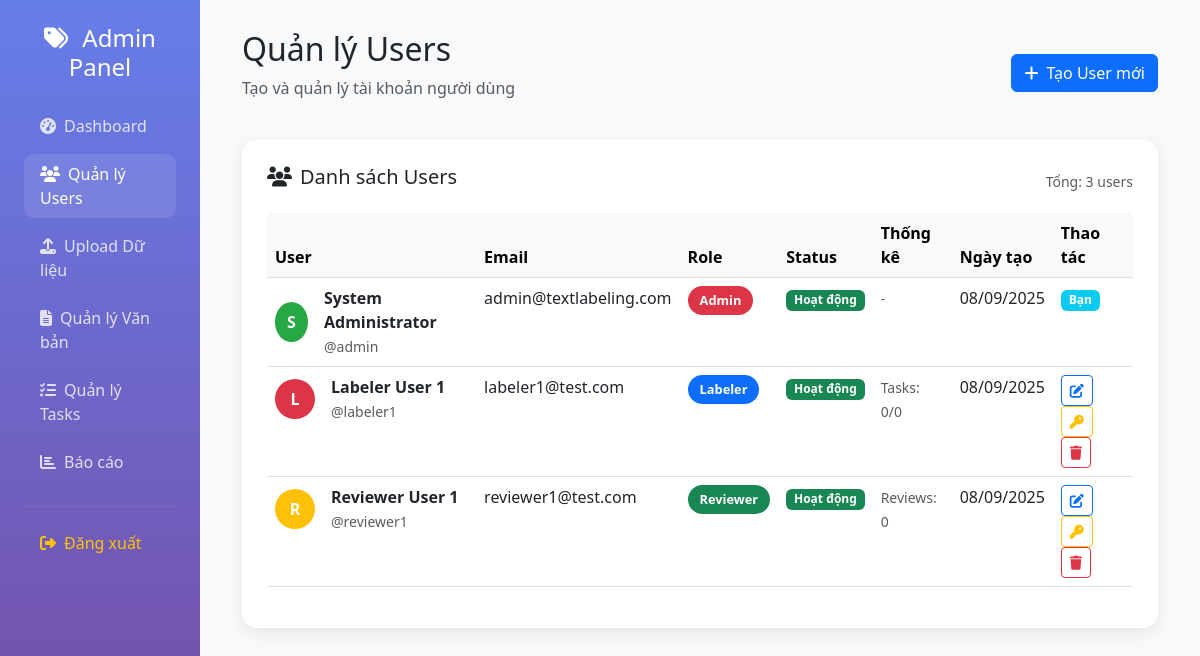
The page /admin/users.php (signed in) on the database its author committed.
### tables this page shows
CREATE TABLE IF NOT EXISTS users (
    id INT PRIMARY KEY AUTO_INCREMENT,
    username VARCHAR(50) UNIQUE NOT NULL,
    password VARCHAR(255) NOT NULL,
    email VARCHAR(100) UNIQUE NOT NULL,
    full_name VARCHAR(100) NOT NULL,
    role ENUM('admin', 'labeler', 'reviewer') NOT NULL,
    status ENUM('active', 'inactive') DEFAULT 'active',
    created_at TIMESTAMP DEFAULT CURRENT_TIMESTAMP,
    updated_at TIMESTAMP DEFAULT CURRENT_TIMESTAMP ON UPDATE CURRENT_TIMESTAMP
);

### admin/users.php (the view, shortened to what this page needs)
<?php
$database = new Database();
$db = $database->getConnection();
$query = "SELECT u.*,
    COALESCE(task_stats.total_tasks, 0) as total_tasks,
    COALESCE(task_stats.completed_tasks, 0) as completed_tasks,
    COALESCE(review_stats.total_reviews, 0) as total_reviews
FROM users u
LEFT JOIN (
    SELECT assigned_to,
           COUNT(*) as total_tasks,
           SUM(CASE WHEN status = 'completed' THEN 1 ELSE 0 END) as completed_tasks
    FROM labeling_tasks
    GROUP BY assigned_to
) task_stats ON u.id = task_stats.assigned_to
LEFT JOIN (
    SELECT reviewer_id, COUNT(*) as total_reviews
    FROM reviews
    GROUP BY reviewer_id
) review_stats ON u.id = review_stats.reviewer_id
ORDER BY u.created_at DESC";
$stmt = $db->prepare($query);
$stmt->execute();
$users = $stmt->fetchAll(PDO::FETCH_ASSOC);
?>
<!DOCTYPE html>
<html lang="vi">
<head>
    <link href="https://cdnjs.cloudflare.com/ajax/libs/bootstrap/5.3.0/css/bootstrap.min.css" rel="stylesheet">
    <link href="https://cdnjs.cloudflare.com/ajax/libs/font-awesome/6.4.0/css/all.min.css" rel="stylesheet">
</head>
<body>
    <div class="container-fluid">
        <div class="row">
            <div class="col-md-2 sidebar p-0">
                <div class="p-4">
                    <h4 class="text-center mb-4">
                        <i class="fas fa-tags me-2"></i>
                        Admin Panel
                    </h4>
                    <div class="nav flex-column">
                        <a href="dashboard.php" class="nav-link mb-2">
                            <i class="fas fa-tachometer-alt me-2"></i>Dashboard
                        </a>
                        <a href="users.php" class="nav-link active mb-2">
                            <i class="fas fa-users me-2"></i>Quản lý Users
                        </a>
                        <a href="upload.php" class="nav-link mb-2">
                            <i class="fas fa-upload me-2"></i>Upload Dữ liệu
                        </a>
                        <a href="documents.php" class="nav-link mb-2">
                            <i class="fas fa-file-text me-2"></i>Quản lý Văn bản
                        </a>
                        <a href="tasks.php" class="nav-link mb-2">
                            <i class="fas fa-tasks me-2"></i>Quản lý Tasks
                        </a>
                        <a href="reports.php" class="nav-link mb-2">
                            <i class="fas fa-chart-bar me-2"></i>Báo cáo
                        </a>
                        <hr class="my-3" style="border-color: rgba(255,255,255,0.3);">
                        <a href="../logout.php" class="nav-link text-warning">
                            <i class="fas fa-sign-out-alt me-2"></i>Đăng xuất
                        </a>
                    </div>
                </div>
            </div>
            <div class="col-md-10">
                <div class="main-content">
                    <div class="d-flex justify-content-between align-items-center mb-4">
                        <div>
                            <h2>Quản lý Users</h2>
                            <p class="text-muted">Tạo và quản lý tài khoản người dùng</p>
                        </div>
                        <button class="btn btn-primary" data-bs-toggle="modal" data-bs-target="#createUserModal">
                            <i class="fas fa-plus me-2"></i>Tạo User mới
                        </button>
                    </div>
                    <div class="table-card">
                        <div class="d-flex justify-content-between align-items-center mb-3">
                            <h5><i class="fas fa-users me-2"></i>Danh sách Users</h5>
                            <small class="text-muted">Tổng: <?php echo count($users); ?> users</small>
                        </div>
                        <div class="table-responsive">
                            <table class="table table-hover">
                                <thead class="table-light">
                                    <tr>
                                        <th>User</th>
                                        <th>Email</th>
                                        <th>Role</th>
                                        <th>Status</th>
                                        <th>Thống kê</th>
                                        <th>Ngày tạo</th>
                                        <th>Thao tác</th>
                                    </tr>
                                </thead>
                                <tbody>
                                    <?php foreach ($users as $user): ?>
                                        <tr>
                                            <td>
                                                <div class="d-flex align-items-center">
                                                    <div class="user-avatar me-3" style="background: <?php
                                                        $colors = ['#007bff', '#28a745', '#dc3545', '#ffc107', '#17a2b8'];
                                                        echo $colors[$user['id'] % count($colors)];
                                                    ?>">
                                                        <?php echo strtoupper(substr($user['full_name'] ?? $user['username'], 0, 1)); ?>
                                                    </div>
                                                    <div>
                                                        <div class="fw-bold"><?php echo htmlspecialchars($user['full_name'] ?? $user['username']); ?></div>
                                                        <small class="text-muted">@<?php echo htmlspecialchars($user['username']); ?></small>
                                                    </div>
                                                </div>
                                            </td>
                                            <td><?php echo htmlspecialchars($user['email']); ?></td>
                                            <td>
                                                <span class="badge badge-role <?php
                                                    echo $user['role'] === 'admin' ? 'bg-danger' :
                                                        ($user['role'] === 'labeler' ? 'bg-primary' : 'bg-success');
                                                ?>">
                                                    <?php
                                                    $role_names = [
                                                        'admin' => 'Admin',
                                                        'labeler' => 'Labeler',
                                                        'reviewer' => 'Reviewer'
                                                    ];
                                                    echo $role_names[$user['role']] ?? $user['role'];
                                                    ?>
                                                </span>
                                            </td>
                                            <td>
                                                <span class="badge <?php echo $user['status'] === 'active' ? 'bg-success' : 'bg-secondary'; ?>">
                                                    <?php echo $user['status'] === 'active' ? 'Hoạt động' : 'Không hoạt động'; ?>
                                                </span>
                                            </td>
                                            <td>
                                                <small class="text-muted">
                                                    <?php if ($user['role'] === 'labeler'): ?>
                                                        Tasks: <?php echo $user['completed_tasks']; ?>/<?php echo $user['total_tasks']; ?>
                                                    <?php elseif ($user['role'] === 'reviewer'): ?>
                                                        Reviews: <?php echo $user['total_reviews']; ?>
                                                    <?php else: ?>
                                                        -
                                                    <?php endif; ?>
                                                </small>
                                            </td>
                                            <td>
                                                <?php echo isset($user['created_at']) ? date('d/m/Y', strtotime($user['created_at'])) : 'N/A'; ?>
                                            </td>
                                            <td>
                                                <?php if ($user['id'] != $_SESSION['user_id']): ?>
                                                    <button class="btn btn-sm btn-outline-primary" onclick="editUser(<?php echo htmlspecialchars(json_encode($user)); ?>)">
                                                        <i class="fas fa-edit"></i>
                                                    </button>
                                                    <button class="btn btn-sm btn-outline-warning" onclick="resetPassword(<?php echo $user['id']; ?>, '<?php echo htmlspecialchars($user['username']); ?>')">
                                                        <i class="fas fa-key"></i>
                                                    </button>
                                                    <button class="btn btn-sm btn-outline-danger" onclick="deleteUser(<?php echo $user['id']; ?>, '<?php echo htmlspecialchars($user['username']); ?>')">
                                                        <i class="fas fa-trash"></i>
                                                    </button>
                                                <?php else: ?>
                                                    <span class="badge bg-info">Bạn</span>
                                                <?php endif; ?>
                                            </td>
                                        </tr>
                                    <?php endforeach; ?>
                                </tbody>
                            </table>
                        </div>
                    </div>
                </div>
            </div>
        </div>
    </div>
</body>
</html>

### admin/users.php (style rules this page uses)
body { background: #f8f9fa; font-family: 'Segoe UI', sans-serif; }
.sidebar { background: linear-gradient(180deg, #667eea 0%, #764ba2 100%); min-height: 100vh; color: white; }
.sidebar .nav-link { color: rgba(255,255,255,0.8); transition: all 0.3s ease; }
.sidebar .nav-link:hover, .sidebar .nav-link.active { color: white; background: rgba(255,255,255,0.1); border-radius: 10px; }
.main-content { padding: 30px; }
.table-card { background: white; border-radius: 15px; box-shadow: 0 5px 15px rgba(0,0,0,0.08); padding: 25px; }
.badge-role { padding: 8px 12px; border-radius: 20px; font-size: 0.8rem; }
.user-avatar { width: 40px; height: 40px; border-radius: 50%; display: flex; align-items: center; justify-content: center; font-weight: bold; color: white; }

### rows shown on the page
users: full_name "S", full_name "System Administrator", username "admin", email "admin@textlabeling.com", role "Admin", status "Hoạt động", created_at "08/09/2025", shows "Bạn"
users: full_name "L", full_name "Labeler User 1", username "labeler1", email "labeler1@test.com", role "Labeler", status "Hoạt động", completed_tasks "0", total_tasks "0", created_at "08/09/2025"
users: full_name "R", full_name "Reviewer User 1", username "reviewer1", email "reviewer1@test.com", role "Reviewer", status "Hoạt động", total_reviews "0", created_at "08/09/2025"

### other values the page prints
count($users) "3"
